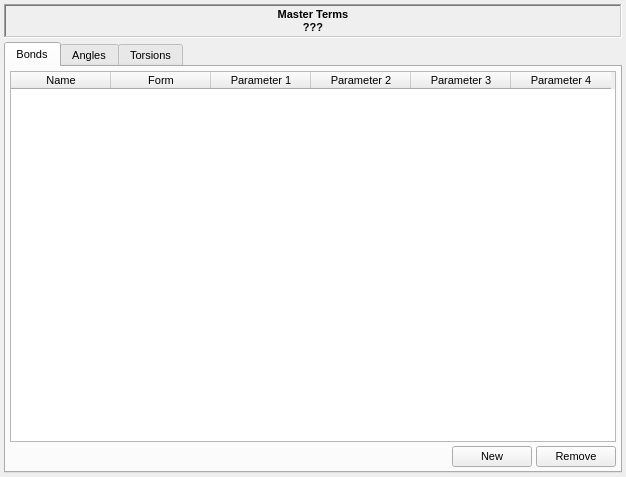
<?xml version="1.0" encoding="UTF-8"?>
<ui version="4.0">
 <class>MasterTermsWidget</class>
 <widget class="QWidget" name="MasterTermsWidget">
  <property name="geometry">
   <rect>
    <x>0</x>
    <y>0</y>
    <width>626</width>
    <height>477</height>
   </rect>
  </property>
  <property name="font">
   <font>
    <pointsize>8</pointsize>
   </font>
  </property>
  <property name="windowTitle">
   <string>Form</string>
  </property>
  <layout class="QVBoxLayout" name="verticalLayout_2">
   <property name="spacing">
    <number>4</number>
   </property>
   <property name="leftMargin">
    <number>4</number>
   </property>
   <property name="topMargin">
    <number>4</number>
   </property>
   <property name="rightMargin">
    <number>4</number>
   </property>
   <property name="bottomMargin">
    <number>4</number>
   </property>
   <item>
    <widget class="QFrame" name="InfoFrame">
     <property name="sizePolicy">
      <sizepolicy hsizetype="Expanding" vsizetype="Minimum">
       <horstretch>0</horstretch>
       <verstretch>0</verstretch>
      </sizepolicy>
     </property>
     <property name="frameShape">
      <enum>QFrame::WinPanel</enum>
     </property>
     <property name="frameShadow">
      <enum>QFrame::Sunken</enum>
     </property>
     <property name="lineWidth">
      <number>1</number>
     </property>
     <property name="midLineWidth">
      <number>0</number>
     </property>
     <layout class="QVBoxLayout" name="verticalLayout">
      <property name="spacing">
       <number>0</number>
      </property>
      <property name="leftMargin">
       <number>2</number>
      </property>
      <property name="topMargin">
       <number>2</number>
      </property>
      <property name="rightMargin">
       <number>2</number>
      </property>
      <property name="bottomMargin">
       <number>2</number>
      </property>
      <item>
       <widget class="QLabel" name="TopLabel">
        <property name="sizePolicy">
         <sizepolicy hsizetype="Expanding" vsizetype="Minimum">
          <horstretch>0</horstretch>
          <verstretch>0</verstretch>
         </sizepolicy>
        </property>
        <property name="font">
         <font>
          <pointsize>8</pointsize>
          <weight>75</weight>
          <bold>true</bold>
         </font>
        </property>
        <property name="text">
         <string>Master Terms</string>
        </property>
        <property name="alignment">
         <set>Qt::AlignCenter</set>
        </property>
       </widget>
      </item>
      <item>
       <widget class="QLabel" name="BottomLabel">
        <property name="sizePolicy">
         <sizepolicy hsizetype="Preferred" vsizetype="Minimum">
          <horstretch>0</horstretch>
          <verstretch>0</verstretch>
         </sizepolicy>
        </property>
        <property name="font">
         <font>
          <pointsize>8</pointsize>
          <weight>75</weight>
          <bold>true</bold>
         </font>
        </property>
        <property name="text">
         <string>???</string>
        </property>
        <property name="alignment">
         <set>Qt::AlignCenter</set>
        </property>
       </widget>
      </item>
     </layout>
    </widget>
   </item>
   <item>
    <widget class="QTabWidget" name="Tabs">
     <property name="currentIndex">
      <number>0</number>
     </property>
     <widget class="QWidget" name="BondsTab">
      <attribute name="title">
       <string>Bonds</string>
      </attribute>
      <layout class="QVBoxLayout" name="verticalLayout_3">
       <property name="spacing">
        <number>4</number>
       </property>
       <property name="leftMargin">
        <number>4</number>
       </property>
       <property name="topMargin">
        <number>4</number>
       </property>
       <property name="rightMargin">
        <number>4</number>
       </property>
       <property name="bottomMargin">
        <number>4</number>
       </property>
       <item>
        <widget class="QTableWidget" name="BondsTable">
         <property name="font">
          <font>
           <pointsize>8</pointsize>
          </font>
         </property>
         <property name="columnCount">
          <number>6</number>
         </property>
         <attribute name="horizontalHeaderVisible">
          <bool>true</bool>
         </attribute>
         <attribute name="verticalHeaderVisible">
          <bool>false</bool>
         </attribute>
         <column>
          <property name="text">
           <string>Name</string>
          </property>
         </column>
         <column>
          <property name="text">
           <string>Form</string>
          </property>
         </column>
         <column>
          <property name="text">
           <string>Parameter 1</string>
          </property>
         </column>
         <column>
          <property name="text">
           <string>Parameter 2</string>
          </property>
         </column>
         <column>
          <property name="text">
           <string>Parameter 3</string>
          </property>
         </column>
         <column>
          <property name="text">
           <string>Parameter 4</string>
          </property>
         </column>
        </widget>
       </item>
       <item>
        <layout class="QHBoxLayout" name="horizontalLayout">
         <property name="spacing">
          <number>4</number>
         </property>
         <item>
          <spacer name="horizontalSpacer">
           <property name="orientation">
            <enum>Qt::Horizontal</enum>
           </property>
           <property name="sizeHint" stdset="0">
            <size>
             <width>40</width>
             <height>20</height>
            </size>
           </property>
          </spacer>
         </item>
         <item>
          <widget class="QPushButton" name="NewBondTermButton">
           <property name="text">
            <string>New</string>
           </property>
          </widget>
         </item>
         <item>
          <widget class="QPushButton" name="RemoveBondTermButton">
           <property name="text">
            <string>Remove</string>
           </property>
          </widget>
         </item>
        </layout>
       </item>
      </layout>
     </widget>
     <widget class="QWidget" name="AnglesTab">
      <attribute name="title">
       <string>Angles</string>
      </attribute>
      <layout class="QVBoxLayout" name="verticalLayout_4">
       <property name="spacing">
        <number>4</number>
       </property>
       <property name="leftMargin">
        <number>4</number>
       </property>
       <property name="topMargin">
        <number>4</number>
       </property>
       <property name="rightMargin">
        <number>4</number>
       </property>
       <property name="bottomMargin">
        <number>4</number>
       </property>
       <item>
        <widget class="QTableWidget" name="AnglesTable"/>
       </item>
       <item>
        <layout class="QHBoxLayout" name="horizontalLayout_2">
         <property name="spacing">
          <number>4</number>
         </property>
         <item>
          <spacer name="horizontalSpacer_2">
           <property name="orientation">
            <enum>Qt::Horizontal</enum>
           </property>
           <property name="sizeHint" stdset="0">
            <size>
             <width>40</width>
             <height>20</height>
            </size>
           </property>
          </spacer>
         </item>
         <item>
          <widget class="QPushButton" name="NewAngleTermButton">
           <property name="text">
            <string>New</string>
           </property>
          </widget>
         </item>
         <item>
          <widget class="QPushButton" name="RemoveAngleTermButton">
           <property name="text">
            <string>Remove</string>
           </property>
          </widget>
         </item>
        </layout>
       </item>
      </layout>
     </widget>
     <widget class="QWidget" name="TorsionsTab">
      <attribute name="title">
       <string>Torsions</string>
      </attribute>
      <layout class="QVBoxLayout" name="verticalLayout_5">
       <property name="spacing">
        <number>4</number>
       </property>
       <property name="leftMargin">
        <number>4</number>
       </property>
       <property name="topMargin">
        <number>4</number>
       </property>
       <property name="rightMargin">
        <number>4</number>
       </property>
       <property name="bottomMargin">
        <number>4</number>
       </property>
       <item>
        <widget class="QTableWidget" name="TorsionsTable"/>
       </item>
       <item>
        <layout class="QHBoxLayout" name="horizontalLayout_3">
         <property name="spacing">
          <number>4</number>
         </property>
         <item>
          <spacer name="horizontalSpacer_3">
           <property name="orientation">
            <enum>Qt::Horizontal</enum>
           </property>
           <property name="sizeHint" stdset="0">
            <size>
             <width>40</width>
             <height>20</height>
            </size>
           </property>
          </spacer>
         </item>
         <item>
          <widget class="QPushButton" name="NewTorsionTermButton">
           <property name="text">
            <string>New</string>
           </property>
          </widget>
         </item>
         <item>
          <widget class="QPushButton" name="RemoveTorsionTermButton">
           <property name="text">
            <string>Remove</string>
           </property>
          </widget>
         </item>
        </layout>
       </item>
      </layout>
     </widget>
    </widget>
   </item>
  </layout>
 </widget>
 <resources/>
 <connections/>
</ui>
